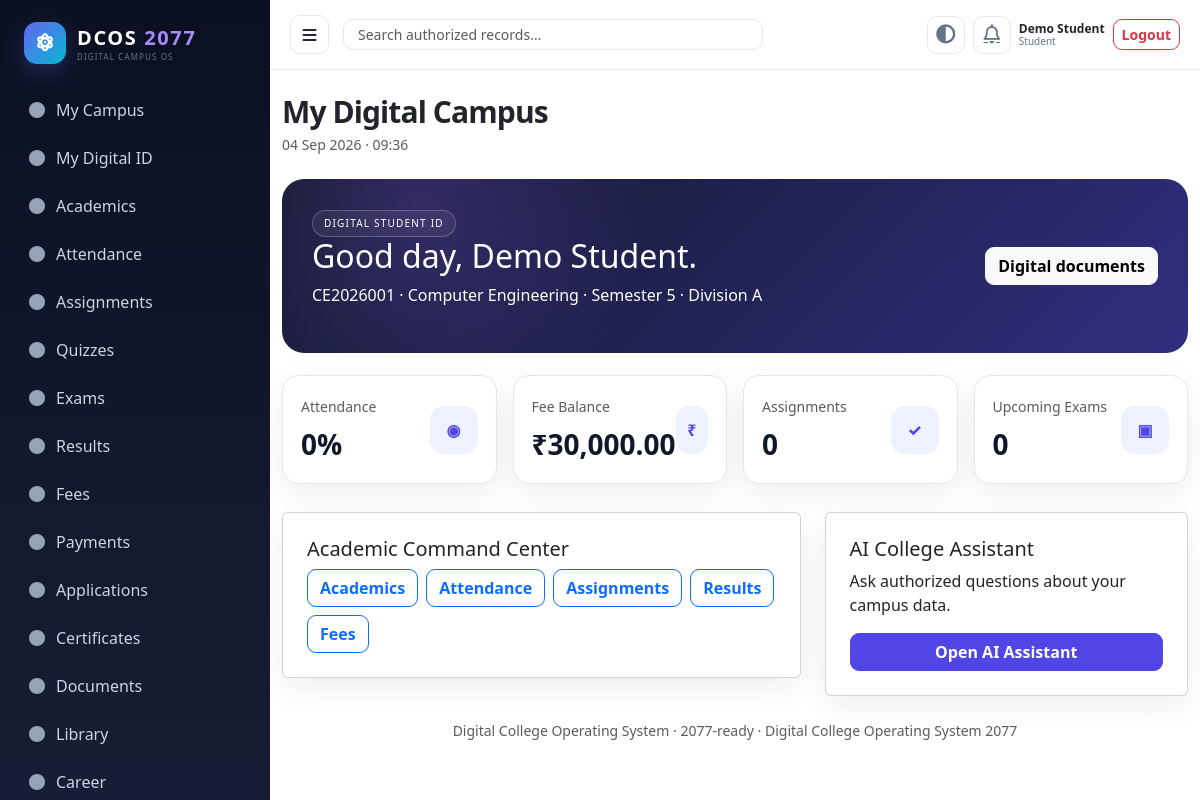
Screenshot of /student/index.php (signed in) with the database file from the repository.
### tables this page shows
CREATE TABLE students(id INT AUTO_INCREMENT PRIMARY KEY,user_id INT UNIQUE NOT NULL,enrollment_no VARCHAR(60) UNIQUE,admission_no VARCHAR(60) UNIQUE,dob DATE NULL,gender VARCHAR(30),mobile VARCHAR(30),address TEXT,parent_name VARCHAR(150),parent_mobile VARCHAR(30),department_id INT NOT NULL,branch_id INT NOT NULL,course_id INT NOT NULL,academic_year_id INT NOT NULL,semester_id INT NOT NULL,division_id INT NOT NULL,admission_date DATE,status ENUM('active','inactive','graduated','suspended','left') DEFAULT 'active',FOREIGN KEY(user_id) REFERENCES users(id) ON DELETE CASCADE,FOREIGN KEY(department_id) REFERENCES departments(id),FOREIGN KEY(branch_id) REFERENCES branches(id),FOREIGN KEY(course_id) REFERENCES courses(id),FOREIGN KEY(academic_year_id) REFERENCES academic_years(id),FOREIGN KEY(semester_id) REFERENCES semesters(id),FOREIGN KEY(division_id) REFERENCES divisions(id));

CREATE TABLE branches(id INT AUTO_INCREMENT PRIMARY KEY,department_id INT NOT NULL,name VARCHAR(150),code VARCHAR(30) UNIQUE,intake INT DEFAULT 60,status TINYINT DEFAULT 1,FOREIGN KEY(department_id) REFERENCES departments(id));

CREATE TABLE semesters(id INT AUTO_INCREMENT PRIMARY KEY,number INT UNIQUE,name VARCHAR(60));

CREATE TABLE divisions(id INT AUTO_INCREMENT PRIMARY KEY,name VARCHAR(20) UNIQUE);

### helpers/auth.php (called while the page is built, shortened)
<?php
function current_user(){return $_SESSION['user']??null;}

### helpers/security.php (called while the page is built, shortened)
<?php
function e($v){return htmlspecialchars((string)$v,ENT_QUOTES,'UTF-8');}

### config/database.php (called while the page is built)
<?php
function db(): PDO {
    static $pdo=null; if ($pdo) return $pdo;
    $host=getenv('CMS_DB_HOST') ?: '127.0.0.1'; $name=getenv('CMS_DB_NAME') ?: 'college_management';
    $user=getenv('CMS_DB_USER') ?: 'root'; $pass=getenv('CMS_DB_PASS') ?: '';
    $dsn="mysql:host={$host};dbname={$name};charset=utf8mb4";
    $pdo=new PDO($dsn,$user,$pass,[PDO::ATTR_ERRMODE=>PDO::ERRMODE_EXCEPTION,PDO::ATTR_DEFAULT_FETCH_MODE=>PDO::FETCH_ASSOC,PDO::ATTR_EMULATE_PREPARES=>false]);
    return $pdo;
}

### student/index.php (the view)
<?php
require_once __DIR__.'/../includes/bootstrap.php';require_role('Student');$u=current_user();$s=db()->prepare('SELECT st.*,b.name branch_name,se.name semester_name,dv.name division_name FROM students st LEFT JOIN branches b ON b.id=st.branch_id LEFT JOIN semesters se ON se.id=st.semester_id LEFT JOIN divisions dv ON dv.id=st.division_id WHERE st.user_id=?');$s->execute([$u['id']]);$st=$s->fetch();$att=db()->prepare('SELECT ROUND(100*SUM(a.status="Present")/NULLIF(COUNT(*),0),2) FROM attendance a WHERE a.student_id=?');$att->execute([$st['id']]);$fees=db()->prepare('SELECT COALESCE(SUM(amount-paid_amount),0) FROM student_fees WHERE student_id=?');$fees->execute([$st['id']]);page_top('My Digital Campus');?><div class='hero'><div><span class='pill'>DIGITAL STUDENT ID</span><h2>Good day, <?=e($u['name'])?>.</h2><p><?=e($st['enrollment_no'])?> · <?=e($st['branch_name'])?> · <?=e($st['semester_name'])?> · Division <?=e($st['division_name'])?></p></div><a class='btn btn-light' href='certificates.php'>Digital documents</a></div><div class='row g-3'><?php kpi('Attendance',($att->fetchColumn()??0).'%','◉');kpi('Fee Balance','₹'.number_format((float)$fees->fetchColumn(),2),'₹');kpi('Assignments',db()->query("SELECT COUNT(*) FROM assignments WHERE deadline>=NOW() AND status='published'")->fetchColumn(),'✓');kpi('Upcoming Exams',db()->query("SELECT COUNT(*) FROM exams WHERE exam_date>=CURDATE() AND status='scheduled'")->fetchColumn(),'▣');?></div><div class='row g-4 mt-1'><div class='col-lg-7'><div class='card p-4'><h5>Academic Command Center</h5><div class='d-flex gap-2 flex-wrap'><a class='btn btn-outline-primary' href='academics.php'>Academics</a><a class='btn btn-outline-primary' href='attendance.php'>Attendance</a><a class='btn btn-outline-primary' href='assignments.php'>Assignments</a><a class='btn btn-outline-primary' href='results.php'>Results</a><a class='btn btn-outline-primary' href='fees.php'>Fees</a></div></div></div><div class='col-lg-5'><div class='card p-4'><h5>AI College Assistant</h5><p>Ask authorized questions about your campus data.</p><a class='btn btn-primary' href='ai.php'>Open AI Assistant</a></div></div></div><?php page_bottom();

### assets/css/app.css (style rules this page uses)
:root { --primary:#4f46e5;--primary2:#6366f1;--secondary:#0ea5e9;--success:#10b981;--warning:#f59e0b;--danger:#ef4444;--info:#06b6d4;--bg:#f8fafc;--panel:#fff;--ink:#1e293b;--muted:#64748b;--line:#e2e8f0;--dark:#0f172a;--sidebar:#0b1020;--sidebar2:#171d36;--radius:14px;--shadow:0 10px 30px rgba(15,23,42,.07);--shadow-lg:0 24px 70px rgba(15,23,42,.15) }
* { box-sizing:border-box }
html { scroll-behavior:smooth }
body { margin:0;background:var(--bg);color:var(--ink);font-family:Inter,ui-sans-serif,system-ui,-apple-system,BlinkMacSystemFont,"Segoe UI",Roboto,Arial,sans-serif;font-size:14px;line-height:1.55 }
a { color:inherit;text-decoration:none }
.card { border:1px solid var(--line);box-shadow:var(--shadow);border-radius:var(--radius);background:var(--panel) }
.hero { border-radius:22px;padding:30px;background:radial-gradient(circle at 15% 15%,rgba(139,92,246,.25),transparent 30%),linear-gradient(135deg,#111827,#312e81);color:#fff;display:flex;justify-content:space-between;gap:20px;align-items:center;margin-bottom:22px;overflow:hidden }
.hero h1,.hero h2,.hero h3 { color:#fff }
.pill { display:inline-flex;border:1px solid rgba(255,255,255,.22);border-radius:999px;padding:5px 11px;font-size:10px;letter-spacing:.12em;text-transform:uppercase;background:rgba(255,255,255,.06) }
.btn { border-radius:9px!important;font-weight:600!important }
.btn-primary { background:var(--primary)!important;border-color:var(--primary)!important }

### rows the page displays
students: enrollment_no "CE2026001", branch.name "Computer Engineering", semester.name "Semester 5", division.name "A"

### other values shown
$label "My Campus"
$label "My Digital ID"
$label "Academics"
$label "Attendance"
$label "Assignments"
$label "Quizzes"
$label "Exams"
$label "Results"
$label "Fees"
$label "Payments"
$label "Applications"
$label "Certificates"
$label "Documents"
$label "Library"
$label "Career"
